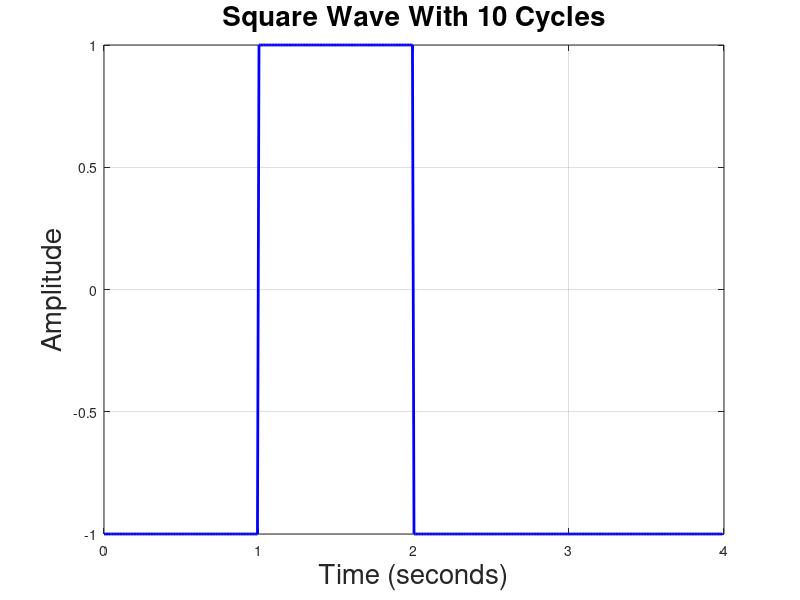

This figure's MATLAB source: (Note: this script raises an error after producing the figure.)
%Generate 4 Random bits
randomBits = randi([0 1],4,1);

%Present the bits with rect pulses
fullWaveForm = zeros(1,numel(randomBits)*100);
for i = 1:numel(randomBits)
	if (randomBits(i) == 1)
        fullWaveForm((i-1)*100+1 : i*100) =  ones(1, 100);
    else 
        fullWaveForm((i-1)*100+1 : i*100) =  -1* ones(1, 100);
    end 
end 
fullWaveForm(400) = fullWaveForm(399);
dt = 1/100 ;
numCycles = 4;
t = dt * (0 : (numel(fullWaveForm) - 1));

plot(t, fullWaveForm, 'b-', 'LineWidth', 2);
FontSize = 20;
xlabel('Time (seconds)', 'FontSize', FontSize);
ylabel('Amplitude', 'FontSize', FontSize);
title('Square Wave With 10 Cycles', 'FontSize', FontSize);
grid on;

%Add Noise
AfterNoise = awgn(fullWaveForm,20,'measured','db');
plot(t, AfterNoise, 'b-', 'LineWidth', 2);
FontSize = 20;
xlabel('Time (seconds)', 'FontSize', FontSize);
ylabel('Amplitude', 'FontSize', FontSize);
title('Signal After Noise', 'FontSize', FontSize);
grid on;

%Concolution


%Calc POE
